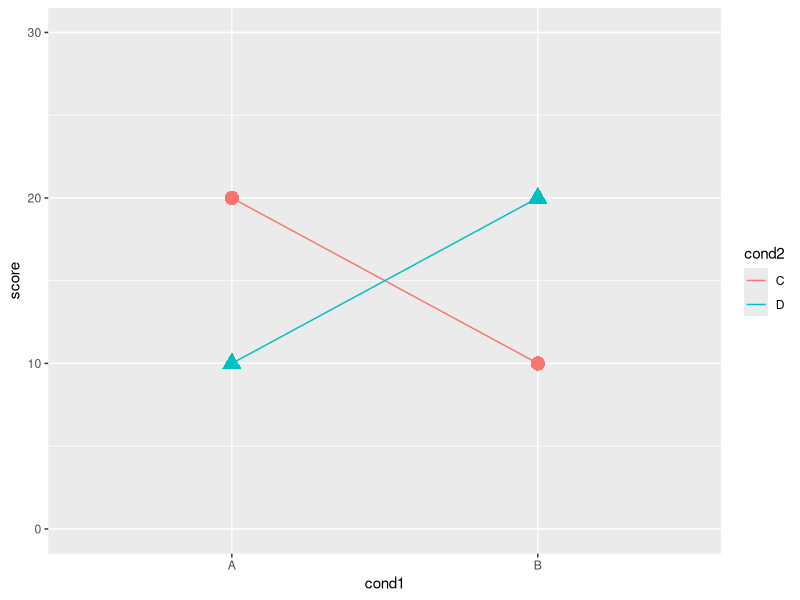
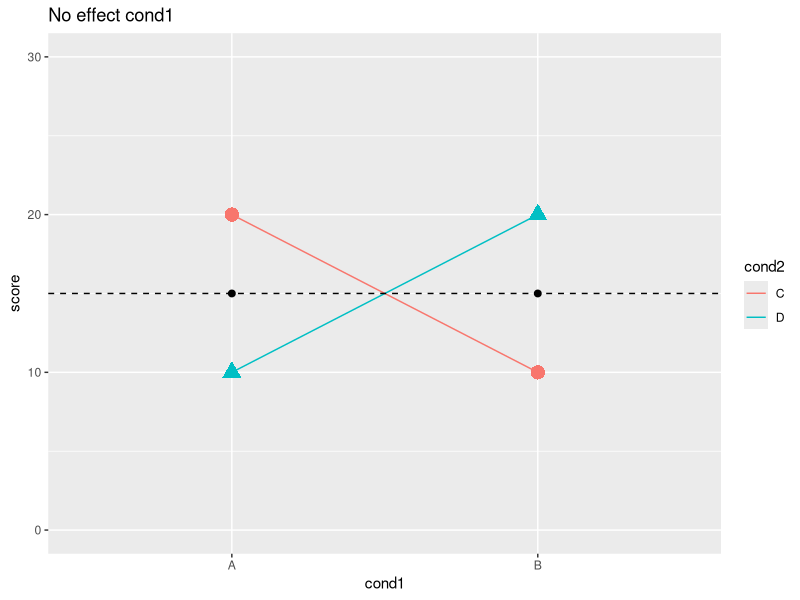
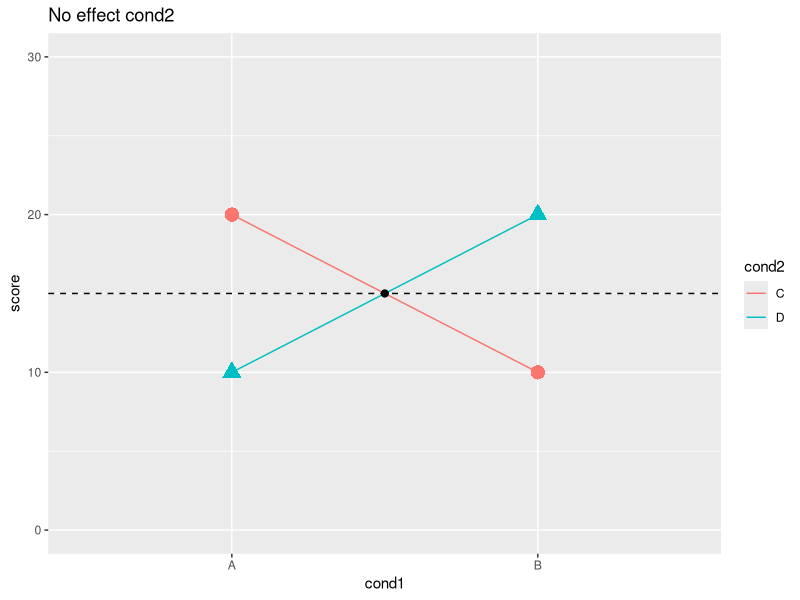
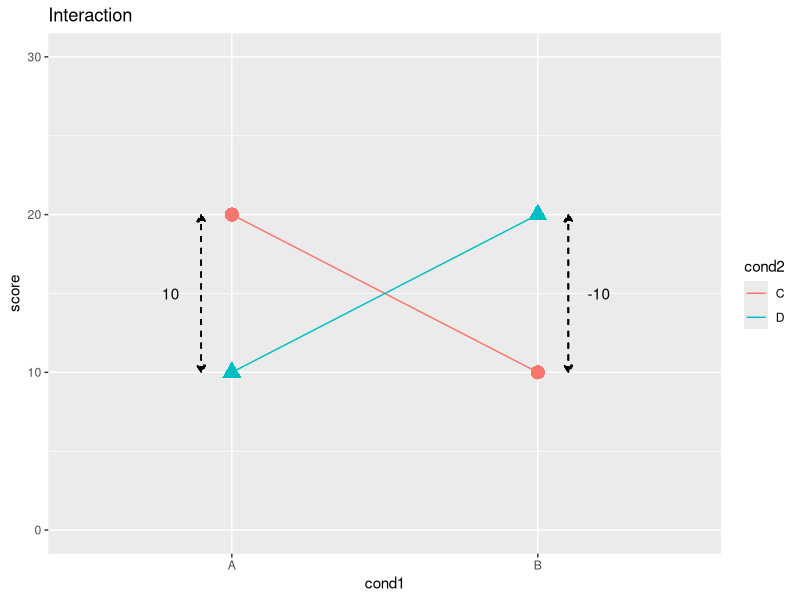
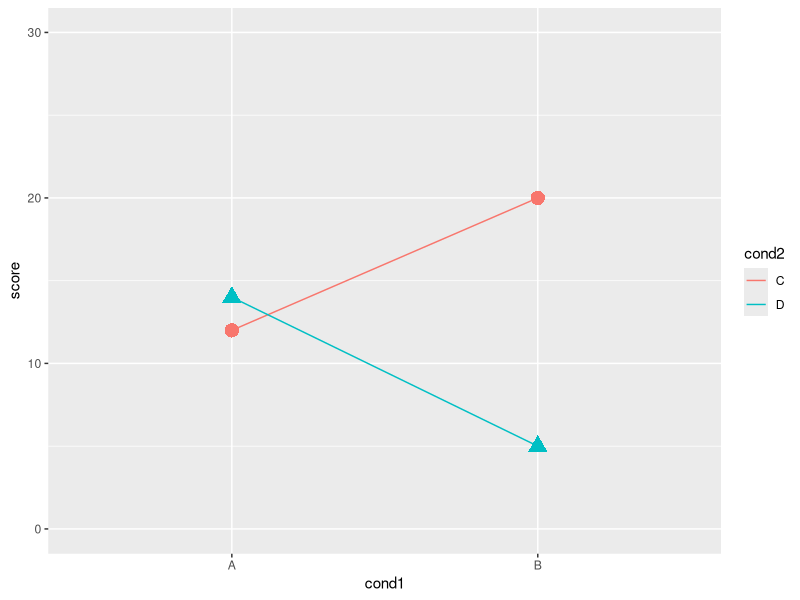
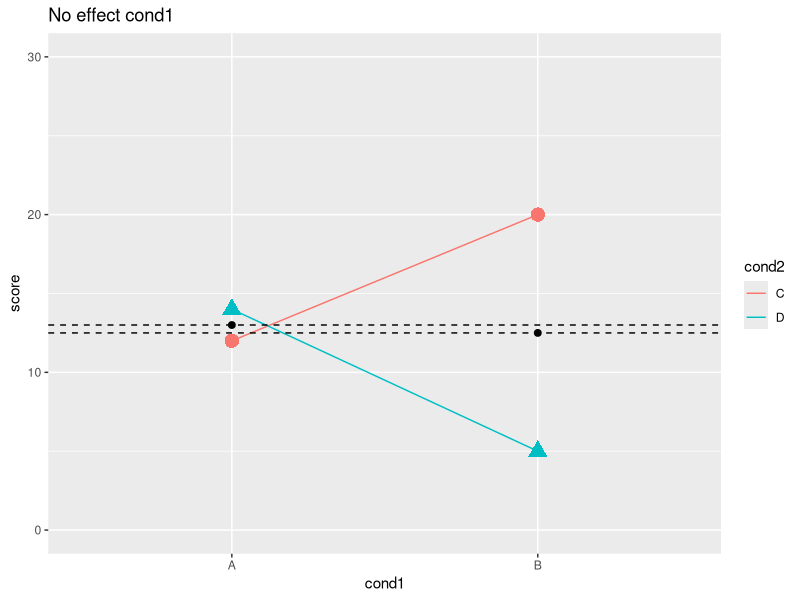
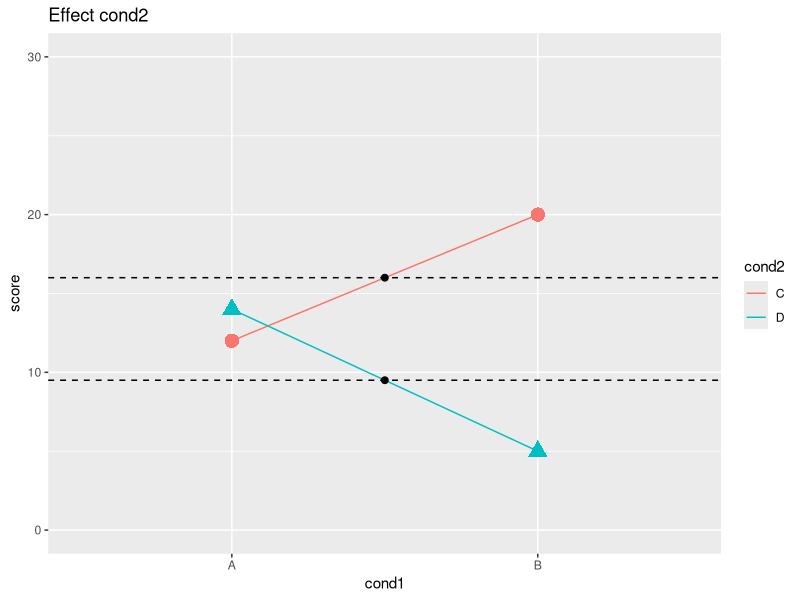
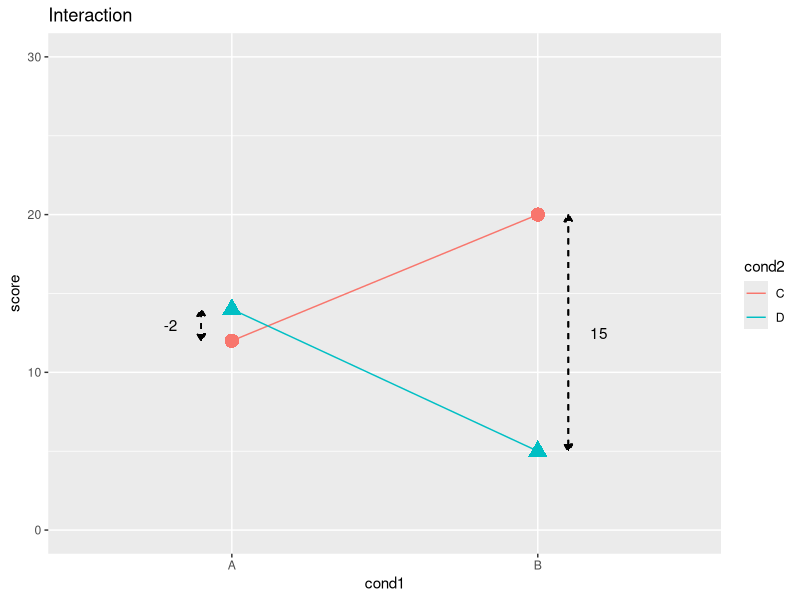

Write R code to recreate these figures, in order.
## ---- chunk 1
library(tidyverse)
library(car)
## ---- chunk 2
eg1 <- matrix(c(20,10,15,10,20,15,15,15,15),ncol=3,byrow=TRUE)
colnames(eg1) <- c("C","D", "Mean")
rownames(eg1) <- c("A","B","Mean")
eg1 <- as.table(eg1)
eg1
## ---- chunk 3
dat1 <- tibble(
  cond1 = c("A", "A", "B", "B"),
  cond2 = c("C", "D", "C", "D"),
  score = c(20, 10, 10, 20)
)
## ---- chunk 4
eg1 <- matrix(c(20,10,15,10,20,15,15,15,15),ncol=3,byrow=TRUE)
colnames(eg1) <- c("C","D", "Mean")
rownames(eg1) <- c("A","B","Mean")
eg1 <- as.table(eg1)
eg1
## ---- chunk 5
dat1 %>%
  ggplot(., aes(x = cond1, y = score, group = cond2, colour = cond2, shape = cond2)) +
  geom_line() +
  geom_point(aes(size = 1.5), show.legend = FALSE) +
  ylim(c(0,30))
## ---- chunk 6
dat1 %>%
  ggplot(., aes(x = cond1, y = score, group = cond2, colour = cond2, shape = cond2)) +
  geom_line() +
  geom_point(aes(size = 1.5), show.legend = FALSE) +
  ylim(c(0,30)) +
  annotate("point", x = 1, y = 15, size = 2) +
  annotate("point", x = 2, y = 15, size = 2) +
  geom_hline(yintercept = 15, linetype = "dashed") +
  ggtitle("No effect cond1")

## ---- chunk 7
dat1 %>%
  ggplot(., aes(x = cond1, y = score, group = cond2, colour = cond2, shape = cond2)) +
  geom_line() +
  geom_point(aes(size = 1.5), show.legend = FALSE) +
  ylim(c(0,30)) +
  annotate("point", x = 1.5, y = 15, size = 2) +
  annotate("point", x = 1.5, y = 15, size = 2) +
  geom_hline(yintercept = 15, linetype = "dashed") +
  ggtitle("No effect cond2")

## ---- chunk 8
dat1 %>%
  ggplot(., aes(x = cond1, y = score, group = cond2, colour = cond2, shape = cond2)) +
  geom_line() +
  geom_point(aes(size = 1.5), show.legend = FALSE) +
  ylim(c(0,30)) +
  geom_segment(aes(x= 0.9 , xend = 0.9 , y=10, yend=20), 
               arrow=arrow(type = "closed", end = "both", length = unit(0.2, "cm")), 
               colour = "black", linetype = "dashed") +
  geom_segment(aes(x= 2.1 , xend = 2.1 , y=10, yend=20), 
               arrow=arrow(type = "closed", end = "both", length = unit(0.2, "cm")), 
               colour = "black", linetype = "dashed") +
  annotate("text", x = 0.8 , y = 15, label = "10") +
  annotate("text", x = 2.2 , y = 15, label = "-10") +
  ggtitle("Interaction")

## ---- chunk 9
dat2 <- tibble(
  cond1 = c("A", "A", "B", "B"),
  cond2 = c("C", "D", "C", "D"),
  score = c(12, 14, 20, 5)
)
## ---- chunk 10
eg2 <- matrix(c(12,14,13,20,5,12.5,16,9.5,12.75),ncol=3,byrow=TRUE)
colnames(eg2) <- c("C","D", "Mean")
rownames(eg2) <- c("A","B","Mean")
eg2 <- as.table(eg2)
eg2
## ---- chunk 11
dat2 %>%
  ggplot(., aes(x = cond1, y = score, group = cond2, colour = cond2, shape = cond2)) +
  geom_line() +
  geom_point(aes(size = 1.5), show.legend = FALSE) +
  ylim(c(0,30))
## ---- chunk 12
dat2 %>%
  ggplot(., aes(x = cond1, y = score, group = cond2, colour = cond2, shape = cond2)) +
  geom_line() +
  geom_point(aes(size = 1.5), show.legend = FALSE) +
  ylim(c(0,30)) +
  annotate("point", x = 1, y = 13, size = 2) +
  annotate("point", x = 2, y = 12.5, size = 2) +
  geom_hline(yintercept = 13, linetype = "dashed") +
  geom_hline(yintercept = 12.5, linetype = "dashed") +
  ggtitle("No effect cond1")

## ---- chunk 13
dat2 %>%
  ggplot(., aes(x = cond1, y = score, group = cond2, colour = cond2, shape = cond2)) +
  geom_line() +
  geom_point(aes(size = 1.5), show.legend = FALSE) +
  ylim(c(0,30)) +
  annotate("point", x = 1.5, y = 16, size = 2) +
  annotate("point", x = 1.5, y = 9.5, size = 2) +
  geom_hline(yintercept = 16, linetype = "dashed") +
  geom_hline(yintercept = 9.5, linetype = "dashed") +
  ggtitle("Effect cond2")

## ---- chunk 14
dat2 %>%
  ggplot(., aes(x = cond1, y = score, group = cond2, colour = cond2, shape = cond2)) +
  geom_line() +
  geom_point(aes(size = 1.5), show.legend = FALSE) +
  ylim(c(0,30)) +
  geom_segment(aes(x= 0.9 , xend = 0.9 , y=12, yend=14), 
               arrow=arrow(type = "closed", end = "both", length = unit(0.2, "cm")), 
               colour = "black", linetype = "dashed") +
  geom_segment(aes(x= 2.1 , xend = 2.1 , y=20, yend=5), 
               arrow=arrow(type = "closed", end = "both", length = unit(0.2, "cm")), 
               colour = "black", linetype = "dashed") +
  annotate("text", x = 0.8 , y = 13, label = "-2") +
  annotate("text", x = 2.2 , y = 12.5, label = "15") +
  ggtitle("Interaction")

## ---- chunk 15
dat3 <- tibble(
  cond1 = c("A", "A", "B", "B"),
  cond2 = c("C", "D", "C", "D"),
  score = c(20, 25, 10, 5)
)
## ---- chunk 16
eg3 <- matrix(c(20,25,22.5,10,5,7.5,15,15,15),ncol=3,byrow=TRUE)
colnames(eg3) <- c("C","D", "Mean")
rownames(eg3) <- c("A","B","Mean")
eg3 <- as.table(eg3)
eg3
## ---- chunk 17
dat3 %>%
  ggplot(., aes(x = cond1, y = score, group = cond2, colour = cond2, shape = cond2)) +
  geom_line() +
  geom_point(aes(size = 1.5), show.legend = FALSE) +
  ylim(c(0,30))
## ---- chunk 18
dat3 %>%
  ggplot(., aes(x = cond1, y = score, group = cond2, colour = cond2, shape = cond2)) +
  geom_line() +
  geom_point(aes(size = 1.5), show.legend = FALSE) +
  ylim(c(0,30)) +
  annotate("point", x = 1, y = 22.5, size = 2) +
  annotate("point", x = 2, y = 7.5, size = 2) +
  geom_hline(yintercept = 22.5, linetype = "dashed") +
  geom_hline(yintercept = 7.5, linetype = "dashed") +
  ggtitle("Main effect cond1")

## ---- chunk 19
dat3 %>%
  ggplot(., aes(x = cond1, y = score, group = cond2, colour = cond2, shape = cond2)) +
  geom_line() +
  geom_point(aes(size = 1.5), show.legend = FALSE) +
  ylim(c(0,30)) +
  annotate("point", x = 1.5, y = 15, size = 2) +
  annotate("point", x = 1.5, y = 15, size = 2) +
  geom_hline(yintercept = 15, linetype = "dashed") +
  ggtitle("No effect cond2")

## ---- chunk 20
dat3 %>%
  ggplot(., aes(x = cond1, y = score, group = cond2, colour = cond2, shape = cond2)) +
  geom_line() +
  geom_point(aes(size = 1.5), show.legend = FALSE) +
  ylim(c(0,30)) +
  geom_segment(aes(x= 0.9 , xend = 0.9 , y=20, yend=25), 
               arrow=arrow(type = "closed", end = "both", length = unit(0.2, "cm")), 
               colour = "black", linetype = "dashed") +
  geom_segment(aes(x= 2.1 , xend = 2.1 , y=10, yend=5), 
               arrow=arrow(type = "closed", end = "both", length = unit(0.2, "cm")), 
               colour = "black", linetype = "dashed") +
  annotate("text", x = 0.8 , y = 22.5, label = "-5") +
  annotate("text", x = 2.2 , y = 7.5, label = "5") +
  ggtitle("Interaction")

## ---- chunk 21
dat4 <- tibble(
  cond1 = c("A", "A", "B", "B"),
  cond2 = c("C", "D", "C", "D"),
  score = c(25, 27, 18, 2)
)
## ---- chunk 22
eg4 <- matrix(c(25,27,26,18,2,10,21.5,14.5,18),ncol=3,byrow=TRUE)
colnames(eg4) <- c("C","D", "Mean")
rownames(eg4) <- c("A","B","Mean")
eg4 <- as.table(eg4)
eg4
## ---- chunk 23
dat4 %>%
  ggplot(., aes(x = cond1, y = score, group = cond2, colour = cond2, shape = cond2)) +
  geom_line() +
  geom_point(aes(size = 1.5), show.legend = FALSE) +
  ylim(c(0,30))
## ---- chunk 24
dat4 %>%
  ggplot(., aes(x = cond1, y = score, group = cond2, colour = cond2, shape = cond2)) +
  geom_line() +
  geom_point(aes(size = 1.5), show.legend = FALSE) +
  ylim(c(0,30)) +
  annotate("point", x = 1, y = 26, size = 2) +
  annotate("point", x = 2, y = 10, size = 2) +
  geom_hline(yintercept = 26, linetype = "dashed") +
  geom_hline(yintercept = 10, linetype = "dashed") +
  ggtitle("Main effect cond1")

## ---- chunk 25
dat4 %>%
  ggplot(., aes(x = cond1, y = score, group = cond2, colour = cond2, shape = cond2)) +
  geom_line() +
  geom_point(aes(size = 1.5), show.legend = FALSE) +
  ylim(c(0,30)) +
  annotate("point", x = 1.5, y = 21.5, size = 2) +
  annotate("point", x = 1.5, y = 14.5, size = 2) +
  geom_hline(yintercept = 21.5, linetype = "dashed") +
  geom_hline(yintercept = 14.5, linetype = "dashed") +
  ggtitle("Main effect cond2")

## ---- chunk 26
dat4 %>%
  ggplot(., aes(x = cond1, y = score, group = cond2, colour = cond2, shape = cond2)) +
  geom_line() +
  geom_point(aes(size = 1.5), show.legend = FALSE) +
  ylim(c(0,30)) +
  geom_segment(aes(x= 0.9 , xend = 0.9 , y=25, yend=27), 
               arrow=arrow(type = "closed", end = "both", length = unit(0.2, "cm")), 
               colour = "black", linetype = "dashed") +
  geom_segment(aes(x= 2.1 , xend = 2.1 , y=18, yend=2), 
               arrow=arrow(type = "closed", end = "both", length = unit(0.2, "cm")), 
               colour = "black", linetype = "dashed") +
  annotate("text", x = 0.8 , y = 26, label = "-2") +
  annotate("text", x = 2.2 , y = 10, label = "16") +
  ggtitle("Interaction")

## ---- chunk 27
dat5 <- tibble(
  cond1 = c("A", "A", "B", "B"),
  cond2 = c("C", "D", "C", "D"),
  score = c(20, 19, 10, 9)
)
## ---- chunk 28
eg5 <- matrix(c(20,19,19.5,10,9,9.5,15,14,14.5),ncol=3,byrow=TRUE)
colnames(eg5) <- c("C","D", "Mean")
rownames(eg5) <- c("A","B","Mean")
eg5 <- as.table(eg5)
eg5
## ---- chunk 29
dat5 %>%
  ggplot(., aes(x = cond1, y = score, group = cond2, colour = cond2, shape = cond2)) +
  geom_line() +
  geom_point(aes(size = 1.5), show.legend = FALSE) +
  ylim(c(0,30))
## ---- chunk 30
dat5 %>%
  ggplot(., aes(x = cond1, y = score, group = cond2, colour = cond2, shape = cond2)) +
  geom_line() +
  geom_point(aes(size = 1.5), show.legend = FALSE) +
  ylim(c(0,30)) +
  annotate("point", x = 1, y = 19.5, size = 2) +
  annotate("point", x = 2, y = 9.5, size = 2) +
  geom_hline(yintercept = 19.5, linetype = "dashed") +
  geom_hline(yintercept = 9.5, linetype = "dashed") +
  ggtitle("Main effect cond1")

## ---- chunk 31
dat5 %>%
  ggplot(., aes(x = cond1, y = score, group = cond2, colour = cond2, shape = cond2)) +
  geom_line() +
  geom_point(aes(size = 1.5), show.legend = FALSE) +
  ylim(c(0,30)) +
  annotate("point", x = 1.5, y = 15, size = 2) +
  annotate("point", x = 1.5, y = 14.5, size = 2) +
  geom_hline(yintercept = 15, linetype = "dashed") +
  geom_hline(yintercept = 14.5, linetype = "dashed") +
  ggtitle("No effect cond2")

## ---- chunk 32
dat5 %>%
  ggplot(., aes(x = cond1, y = score, group = cond2, colour = cond2, shape = cond2)) +
  geom_line() +
  geom_point(aes(size = 1.5), show.legend = FALSE) +
  ylim(c(0,30)) +
  geom_segment(aes(x= 0.9 , xend = 0.9 , y=19, yend=20), 
               arrow=arrow(type = "closed", end = "both", length = unit(0.2, "cm")), 
               colour = "black", linetype = "dashed") +
  geom_segment(aes(x= 2.1 , xend = 2.1 , y=9, yend=10), 
               arrow=arrow(type = "closed", end = "both", length = unit(0.2, "cm")), 
               colour = "black", linetype = "dashed") +
  annotate("text", x = 0.8 , y = 19.5, label = "1") +
  annotate("text", x = 2.2 , y = 9.5, label = "1") +
  ggtitle("No Interaction")

